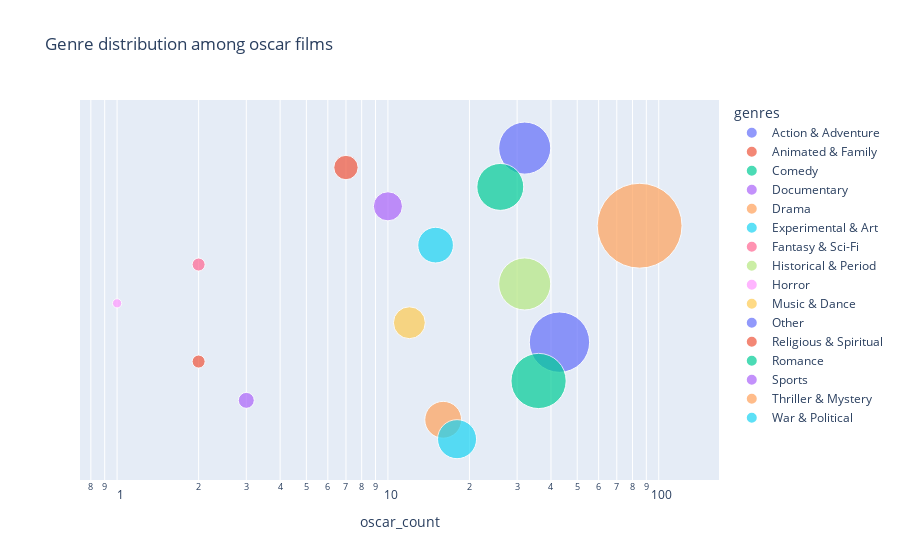

Source (notebook cell):
### Code cell
import plotly.express as px

fig = px.scatter(genres_oscars_agg, 
                 x="oscar_count", 
                 y='genres',
                 size="oscar_count", 
                 color="genres", 
                 hover_name="genres", 
                 log_x= True,
                 size_max=60,
                 title='Genre distribution among oscar films')
 
fig.update_layout(yaxis_visible=False, yaxis_showticklabels=False)
fig.show()

### Figure 1 — Plotly figure (JSON) as saved in the notebook; plotly's stock layout.template omitted (floating-point values rounded to 4 significant figures)
{"data": [{"hovertemplate": "<b>%{hovertext}</b><br><br>genres=%{y}<br>oscar_count=%{marker.size}<extra></extra>", "hovertext": ["Action & Adventure"], "legendgroup": "Action & Adventure", "marker": {"color": "#636efa", "size": [32], "sizemode": "area", "sizeref": 0.02361, "symbol": "circle"}, "mode": "markers", "name": "Action & Adventure", "orientation": "h", "showlegend": true, "type": "scatter", "x": [32], "xaxis": "x", "y": ["Action & Adventure"], "yaxis": "y"}, {"hovertemplate": "<b>%{hovertext}</b><br><br>genres=%{y}<br>oscar_count=%{marker.size}<extra></extra>", "hovertext": ["Animated & Family"], "legendgroup": "Animated & Family", "marker": {"color": "#EF553B", "size": [7], "sizemode": "area", "sizeref": 0.02361, "symbol": "circle"}, "mode": "markers", "name": "Animated & Family", "orientation": "h", "showlegend": true, "type": "scatter", "x": [7], "xaxis": "x", "y": ["Animated & Family"], "yaxis": "y"}, {"hovertemplate": "<b>%{hovertext}</b><br><br>genres=%{y}<br>oscar_count=%{marker.size}<extra></extra>", "hovertext": ["Comedy"], "legendgroup": "Comedy", "marker": {"color": "#00cc96", "size": [26], "sizemode": "area", "sizeref": 0.02361, "symbol": "circle"}, "mode": "markers", "name": "Comedy", "orientation": "h", "showlegend": true, "type": "scatter", "x": [26], "xaxis": "x", "y": ["Comedy"], "yaxis": "y"}, {"hovertemplate": "<b>%{hovertext}</b><br><br>genres=%{y}<br>oscar_count=%{marker.size}<extra></extra>", "hovertext": ["Documentary"], "legendgroup": "Documentary", "marker": {"color": "#ab63fa", "size": [10], "sizemode": "area", "sizeref": 0.02361, "symbol": "circle"}, "mode": "markers", "name": "Documentary", "orientation": "h", "showlegend": true, "type": "scatter", "x": [10], "xaxis": "x", "y": ["Documentary"], "yaxis": "y"}, {"hovertemplate": "<b>%{hovertext}</b><br><br>genres=%{y}<br>oscar_count=%{marker.size}<extra></extra>", "hovertext": ["Drama"], "legendgroup": "Drama", "marker": {"color": "#FFA15A", "size": [85], "sizemode": "area", "sizeref": 0.02361, "symbol": "circle"}, "mode": "markers", "name": "Drama", "orientation": "h", "showlegend": true, "type": "scatter", "x": [85], "xaxis": "x", "y": ["Drama"], "yaxis": "y"}, {"hovertemplate": "<b>%{hovertext}</b><br><br>genres=%{y}<br>oscar_count=%{marker.size}<extra></extra>", "hovertext": ["Experimental & Art"], "legendgroup": "Experimental & Art", "marker": {"color": "#19d3f3", "size": [15], "sizemode": "area", "sizeref": 0.02361, "symbol": "circle"}, "mode": "markers", "name": "Experimental & Art", "orientation": "h", "showlegend": true, "type": "scatter", "x": [15], "xaxis": "x", "y": ["Experimental & Art"], "yaxis": "y"}, {"hovertemplate": "<b>%{hovertext}</b><br><br>genres=%{y}<br>oscar_count=%{marker.size}<extra></extra>", "hovertext": ["Fantasy & Sci-Fi"], "legendgroup": "Fantasy & Sci-Fi", "marker": {"color": "#FF6692", "size": [2], "sizemode": "area", "sizeref": 0.02361, "symbol": "circle"}, "mode": "markers", "name": "Fantasy & Sci-Fi", "orientation": "h", "showlegend": true, "type": "scatter", "x": [2], "xaxis": "x", "y": ["Fantasy & Sci-Fi"], "yaxis": "y"}, {"hovertemplate": "<b>%{hovertext}</b><br><br>genres=%{y}<br>oscar_count=%{marker.size}<extra></extra>", "hovertext": ["Historical & Period"], "legendgroup": "Historical & Period", "marker": {"color": "#B6E880", "size": [32], "sizemode": "area", "sizeref": 0.02361, "symbol": "circle"}, "mode": "markers", "name": "Historical & Period", "orientation": "h", "showlegend": true, "type": "scatter", "x": [32], "xaxis": "x", "y": ["Historical & Period"], "yaxis": "y"}, {"hovertemplate": "<b>%{hovertext}</b><br><br>genres=%{y}<br>oscar_count=%{marker.size}<extra></extra>", "hovertext": ["Horror"], "legendgroup": "Horror", "marker": {"color": "#FF97FF", "size": [1], "sizemode": "area", "sizeref": 0.02361, "symbol": "circle"}, "mode": "markers", "name": "Horror", "orientation": "h", "showlegend": true, "type": "scatter", "x": [1], "xaxis": "x", "y": ["Horror"], "yaxis": "y"}, {"hovertemplate": "<b>%{hovertext}</b><br><br>genres=%{y}<br>oscar_count=%{marker.size}<extra></extra>", "hovertext": ["Music & Dance"], "legendgroup": "Music & Dance", "marker": {"color": "#FECB52", "size": [12], "sizemode": "area", "sizeref": 0.02361, "symbol": "circle"}, "mode": "markers", "name": "Music & Dance", "orientation": "h", "showlegend": true, "type": "scatter", "x": [12], "xaxis": "x", "y": ["Music & Dance"], "yaxis": "y"}, {"hovertemplate": "<b>%{hovertext}</b><br><br>genres=%{y}<br>oscar_count=%{marker.size}<extra></extra>", "hovertext": ["Other"], "legendgroup": "Other", "marker": {"color": "#636efa", "size": [43], "sizemode": "area", "sizeref": 0.02361, "symbol": "circle"}, "mode": "markers", "name": "Other", "orientation": "h", "showlegend": true, "type": "scatter", "x": [43], "xaxis": "x", "y": ["Other"], "yaxis": "y"}, {"hovertemplate": "<b>%{hovertext}</b><br><br>genres=%{y}<br>oscar_count=%{marker.size}<extra></extra>", "hovertext": ["Religious & Spiritual"], "legendgroup": "Religious & Spiritual", "marker": {"color": "#EF553B", "size": [2], "sizemode": "area", "sizeref": 0.02361, "symbol": "circle"}, "mode": "markers", "name": "Religious & Spiritual", "orientation": "h", "showlegend": true, "type": "scatter", "x": [2], "xaxis": "x", "y": ["Religious & Spiritual"], "yaxis": "y"}, {"hovertemplate": "<b>%{hovertext}</b><br><br>genres=%{y}<br>oscar_count=%{marker.size}<extra></extra>", "hovertext": ["Romance"], "legendgroup": "Romance", "marker": {"color": "#00cc96", "size": [36], "sizemode": "area", "sizeref": 0.02361, "symbol": "circle"}, "mode": "markers", "name": "Romance", "orientation": "h", "showlegend": true, "type": "scatter", "x": [36], "xaxis": "x", "y": ["Romance"], "yaxis": "y"}, {"hovertemplate": "<b>%{hovertext}</b><br><br>genres=%{y}<br>oscar_count=%{marker.size}<extra></extra>", "hovertext": ["Sports"], "legendgroup": "Sports", "marker": {"color": "#ab63fa", "size": [3], "sizemode": "area", "sizeref": 0.02361, "symbol": "circle"}, "mode": "markers", "name": "Sports", "orientation": "h", "showlegend": true, "type": "scatter", "x": [3], "xaxis": "x", "y": ["Sports"], "yaxis": "y"}, {"hovertemplate": "<b>%{hovertext}</b><br><br>genres=%{y}<br>oscar_count=%{marker.size}<extra></extra>", "hovertext": ["Thriller & Mystery"], "legendgroup": "Thriller & Mystery", "marker": {"color": "#FFA15A", "size": [16], "sizemode": "area", "sizeref": 0.02361, "symbol": "circle"}, "mode": "markers", "name": "Thriller & Mystery", "orientation": "h", "showlegend": true, "type": "scatter", "x": [16], "xaxis": "x", "y": ["Thriller & Mystery"], "yaxis": "y"}, {"hovertemplate": "<b>%{hovertext}</b><br><br>genres=%{y}<br>oscar_count=%{marker.size}<extra></extra>", "hovertext": ["War & Political"], "legendgroup": "War & Political", "marker": {"color": "#19d3f3", "size": [18], "sizemode": "area", "sizeref": 0.02361, "symbol": "circle"}, "mode": "markers", "name": "War & Political", "orientation": "h", "showlegend": true, "type": "scatter", "x": [18], "xaxis": "x", "y": ["War & Political"], "yaxis": "y"}], "layout": {"legend": {"itemsizing": "constant", "title": {"text": "genres"}, "tracegroupgap": 0}, "title": {"text": "Genre distribution among oscar films"}, "xaxis": {"anchor": "y", "domain": [0, 1], "title": {"text": "oscar_count"}, "type": "log"}, "yaxis": {"anchor": "x", "categoryarray": ["War & Political", "Thriller & Mystery", "Sports", "Romance", "Religious & Spiritual", "Other", "Music & Dance", "Horror", "Historical & Period", "Fantasy & Sci-Fi", "Experimental & Art", "Drama", "Documentary", "Comedy", "Animated & Family", "Action & Adventure"], "categoryorder": "array", "domain": [0, 1], "showticklabels": false, "title": {"text": "genres"}, "visible": false}}}
